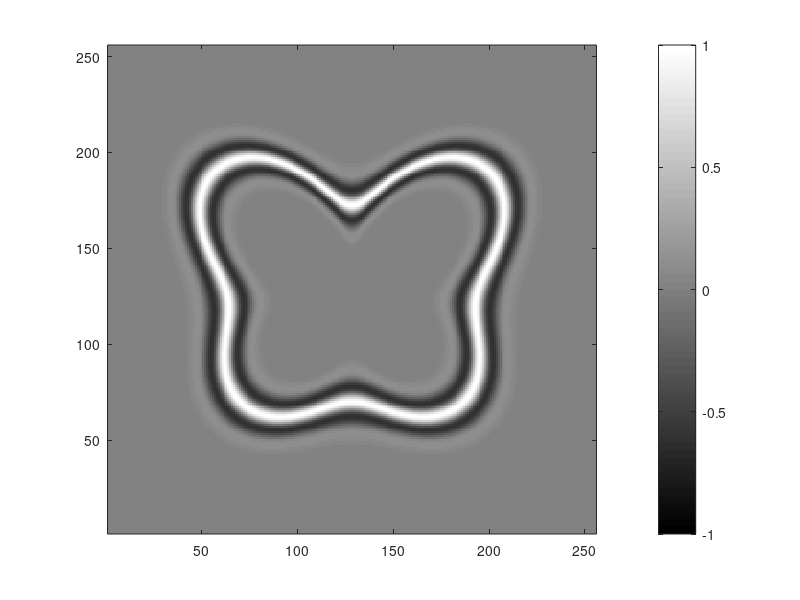

The MATLAB source for this figure:
function pixelValue=makeRadialStim(radialHarmonics,radialAmplitudes,radialPhases, writeBitmap, axisHandle)
imageDims = [256 256]; % size of the bitmap image in pixels
imageSize = [1.75 1.75]; % size of the image in degrees of visual angle
baseRadius = 0.5; % radius of the zeroth harmonic (base radius of the circle) in degrees of visual angle

% harmonic numbers
if ~exist('radialHarmonics','var') || isempty(radialHarmonics)
  radialHarmonics = [2 5]; % these defaults replicate the bottom right stimulus of Fig. 1 in Wilson & Wilkinson (2002)
  radialHarmonics = [2 3 4]; % nice stylized butterfly
end
% amplitude of each harmonic as a precentage of the base radius
if ~exist('radialAmplitudes','var') || isempty(radialAmplitudes)
  radialAmplitudes = [10 3]; % these defaults replicate the bottom right stimulus of Fig. 1 in Wilson & Wilkinson (2002)
  radialAmplitudes = [10 10 20]; % nice stylized butterfly
end
radialAmplitudesDeg = radialAmplitudes/100*baseRadius; % amplitude of each harmonic in degrees of visual angle
% phase of each harmonic in in degrees
if ~exist('radialPhases','var') || isempty(radialPhases)
  radialPhases = [0 180+30]; % these defaults replicate the bottom right stimulus of Fig. 1 in Wilson & Wilkinson (2002) (the second harmonic component of all stimuli in this figure is always shifted by 180 degrees relative to the first component)
  radialPhases = [180 180 180]; % nice stylized butterfly
end
radialPhasesRad = radialPhases/180*pi; % phase of each harmonic in radians
if ~exist('writeBitmap','var') || isempty(writeBitmap)
  writeBitmap = false; % do not write out bitmap image by default
end

nHarmonics = length(radialHarmonics);
if length(radialAmplitudesDeg)~=nHarmonics || length(radialPhasesRad)~=nHarmonics
  fprintf('Harmonic amplitues and phases must have the same number of elements\n')
  return;
end

% anonymous function returning the radius as a function the polar angle phi
% (see eq. 1 in Wilson & Wilkinson (2002))
radius = @(phi) baseRadius;
for iHarm = 1:nHarmonics
  radius = @(phi) radius(phi) + radialAmplitudesDeg(iHarm)*cos(radialHarmonics(iHarm)* (phi - pi/2) + radialPhasesRad(iHarm));
  % (subtract pi/2 phase to replicate Wilson & Wilkinson (2002)'s convention that 0 phase corresponds to upper vertical)
end

% plot contour as line plot
% nPoints = 100;
% phi = linspace(-pi,pi,nPoints);
% complexCoords = radius(phi).*exp(1i*phi);
% if ~exist("axisHandle",'var')
%     figure('name',sprintf('Harmonics = %s   A = %s   phi = %s',mat2str(radialHarmonics),mat2str(radialAmplitudes),mat2str(radialPhases)));
%     axisHandle=axes;
% end
% plot(axisHandle,real(complexCoords),imag(complexCoords),'k','lineWidth',4);
% axis equal
% xlim([-1 1]*imageSize(1)/2);
% ylim([-1 1]*imageSize(2)/2);

% make bitmap image
imageCenter = imageDims/2+0.5;
sigma = 0.056; % bandpass space constant in degrees of visual angle (see eq. 2 in Wilson & Wilkinson (2002))
for x = 1:imageDims(1)
  for y = 1:imageDims(2)
    complexCoords = (x-imageCenter(1) + 1i*(y-imageCenter(2))) / min(imageDims/2) * min(imageSize/2);
    r = abs(complexCoords);
    phi = angle(complexCoords);
    % get contrast value at pixel using eq. 2 from Wilson & Wilkinson (2002)
    pixelValue(y,x) = (1 - 4*(r-radius(phi)).^2/sigma^2 + 4/3*(r - radius(phi)).^4/sigma^4 ) * exp(-(r-radius(phi)).^2/sigma^2);
    % (x coordinates correspond to matrix colums going from left to right and
    %  y coordinates correspond to matrix rows going from top to bottom)
  end
end

% display bitmap
if ~exist("axisHandle",'var')
    figure('name',sprintf('Harmonics = %s   A = %s   phi = %s',mat2str(radialHarmonics),mat2str(radialAmplitudes),mat2str(radialPhases)));
    axisHandle=axes;
end
imagesc(axisHandle,pixelValue,[-1 1]);
colormap('gray');
set(axisHandle,'YDir','normal'); % this will display the image with increasing matrix rows going from bottom to top
axis equal
xlim([1 imageDims(1)]);
ylim([1 imageDims(2)]);
colorbar;

if writeBitmap % save bitmap
  % because the matrix has been filled from top to bottom for the y coordinates, we flip the rows)
  imwrite(flipud((pixelValue+1)/2),sprintf('radialStim_H%s_A%s_P%s.png',sprintf('-%d',radialHarmonics),sprintf('-%d',radialAmplitudes),sprintf('-%d',radialPhases)));
end
